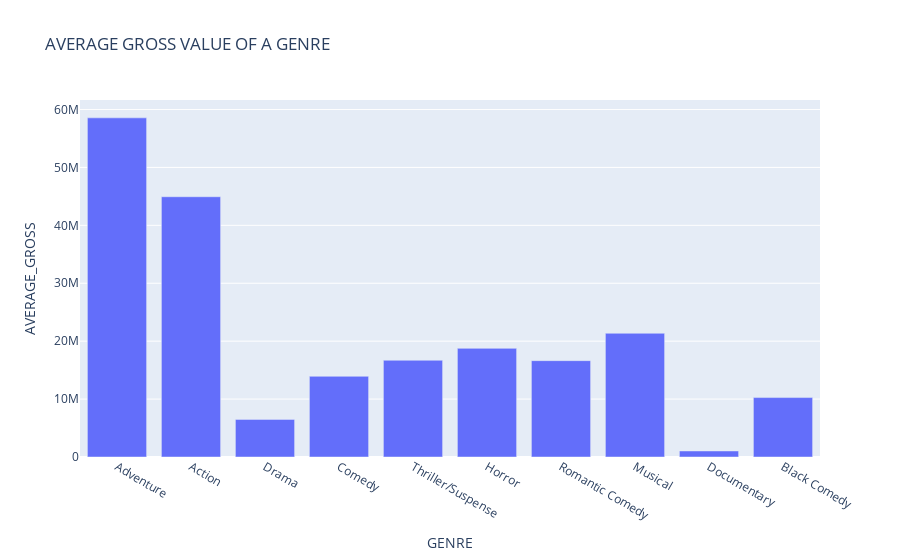

Source (notebook cell):
### Markdown cell above
GENRE VS AVERAGE GROSS

### Code cell
third_data_x = genre_data['GENRES']
third_data_y=genre_data['AVERAGE GROSS']
third_graph_data = pd.DataFrame(dict(GENRE=third_data_x,AVERAGE_GROSS=third_data_y))
third_graph = px.bar(third_graph_data,x='GENRE',y='AVERAGE_GROSS',title='AVERAGE GROSS VALUE OF A GENRE')
third_graph.show()

### Figure 1 — Plotly figure (JSON) as saved in the notebook; plotly's stock layout.template omitted (floating-point values rounded to 4 significant figures)
{"data": [{"alignmentgroup": "True", "hovertemplate": "GENRE=%{x}<br>AVERAGE_GROSS=%{y}<extra></extra>", "legendgroup": "", "marker": {"color": "#636efa", "pattern": {"shape": ""}}, "name": "", "offsetgroup": "", "orientation": "v", "showlegend": false, "textposition": "auto", "type": "bar", "x": ["Adventure", "Action", "Drama", "Comedy", "Thriller/Suspense", "Horror", "Romantic Comedy", "Musical", "Documentary", "Black Comedy"], "xaxis": "x", "y": [58556748, 44936224, 6495013, 13932172, 16703374, 18757512, 16635118, 21363126, 1043277, 10260250], "yaxis": "y"}], "layout": {"autosize": true, "barmode": "relative", "legend": {"tracegroupgap": 0}, "title": {"text": "AVERAGE GROSS VALUE OF A GENRE"}, "xaxis": {"anchor": "y", "autorange": true, "domain": [0, 1], "range": [-0.5, 9.5], "title": {"text": "GENRE"}, "type": "category"}, "yaxis": {"anchor": "x", "autorange": true, "domain": [0, 1], "range": [0, 61640000.0], "title": {"text": "AVERAGE_GROSS"}, "type": "linear"}}}
